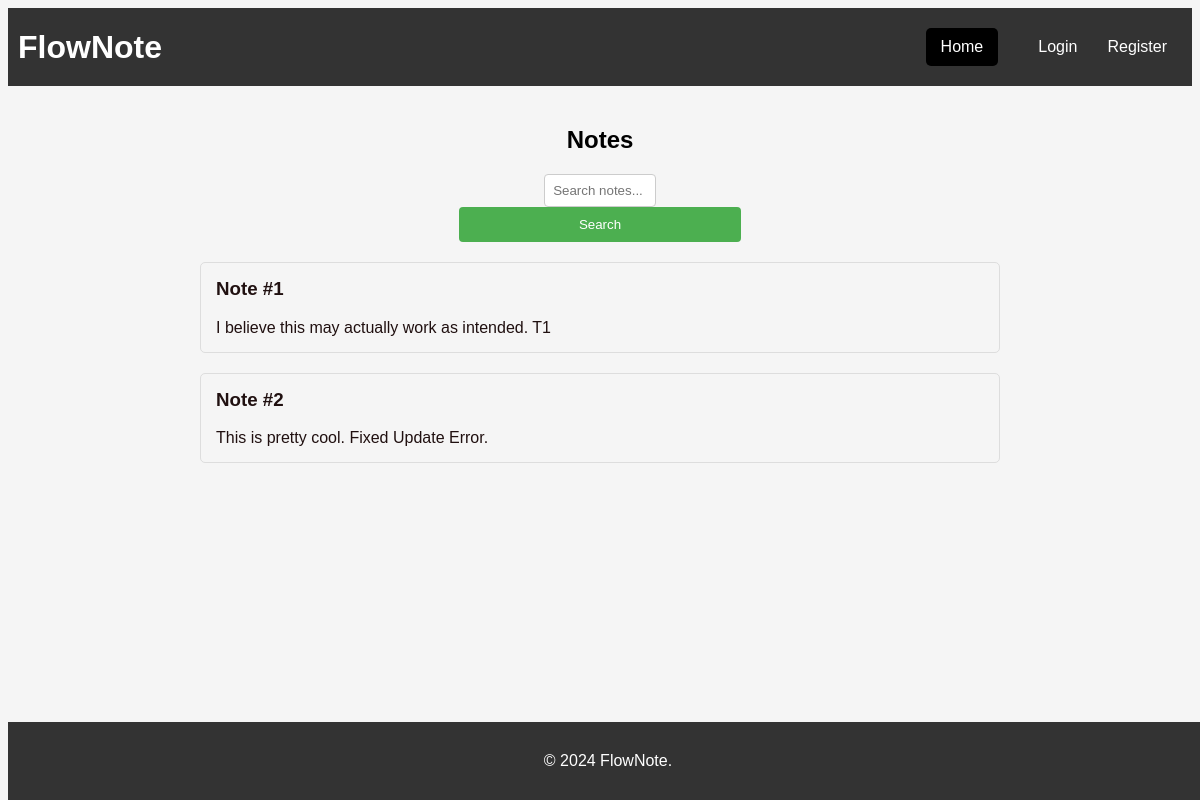
The page /notes/list/ on the database as committed earlier.
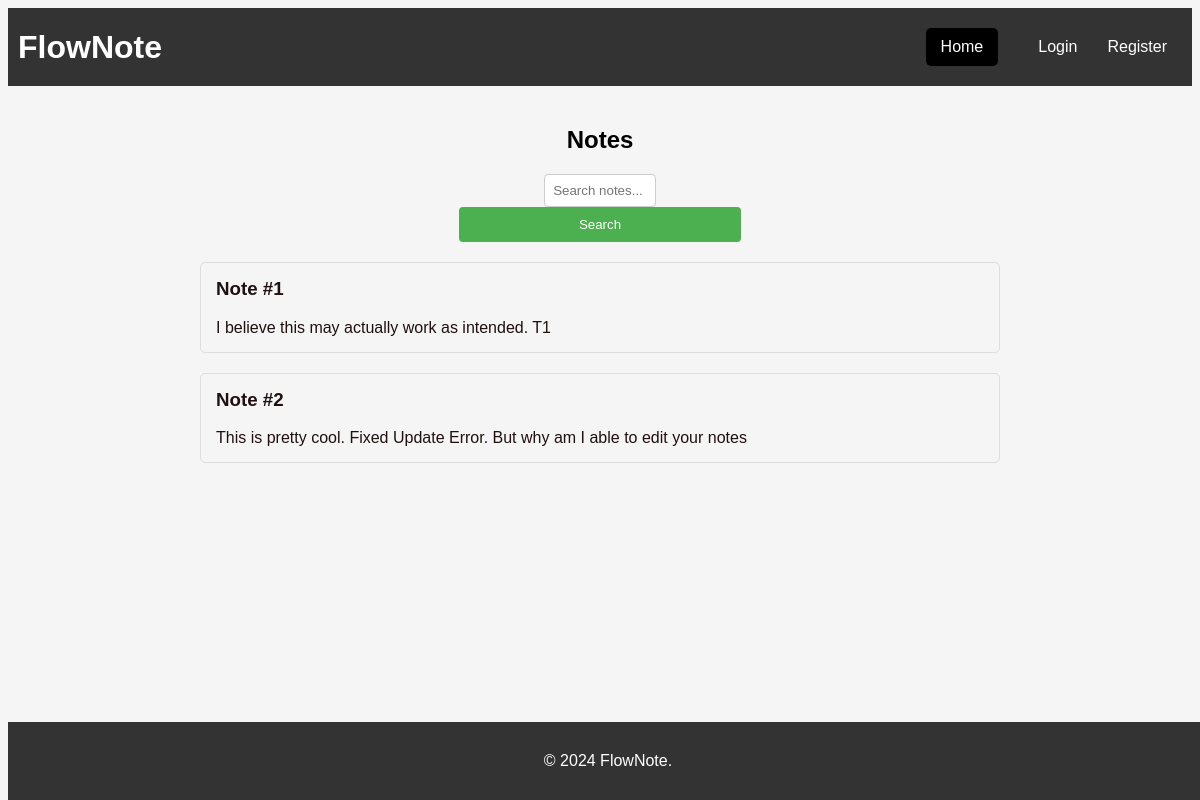
The same page on the database as committed later.
### notes/models.py (models this page shows, shortened)
class Note(models.Model):
    title = models.CharField(max_length=100)
    content = models.TextField()
    created_at = models.DateTimeField(auto_now_add=True)
    updated_at = models.DateTimeField(auto_now=True)
    last_modified = models.DateTimeField(auto_now=True)
    owner = models.ForeignKey(settings.AUTH_USER_MODEL, related_name='notes', on_delete=models.CASCADE)

### notes/views.py (the view)
# urls.py: path('list/', NoteListView.as_view(), name='note_list'),
class NoteListView(ListView):
    model = Note
    template_name = 'note_list.html'
    context_object_name = 'notes'

### notes/templates/note_list.html
{% extends 'base.html' %}
{% block content %}
  <div class="note-container">
    <h2 style="text-align: center;">Notes</h2>
    <div class="search-container" style="text-align: center; margin-bottom: 20px;">
      <form action="{% url 'notes:note_search' %}" method="get">
        <input type="text" name="q" placeholder="Search notes...">
        <button type="submit">Search</button>
      </form>
    </div>
    <ul class="notes-list">
      {% for note in notes %}
        <li class="note-item">
          <a href="{% url 'notes:note_detail' note.pk %}" class="note-card">
            <div class="note-content">
              <h3>{{ note.title }}</h3>
              <p>{{ note.content }}</p>
            </div>
          </a>
        </li>
      {% endfor %}
    </ul>
  </div>
{% endblock %}

Rows that differ between the two databases and show on the page:
changed Note "Note #2": content "This is pretty cool. Fixed Update Error." → "This is pretty cool. Fixed Update Error. But why am I able to edit your notes"
